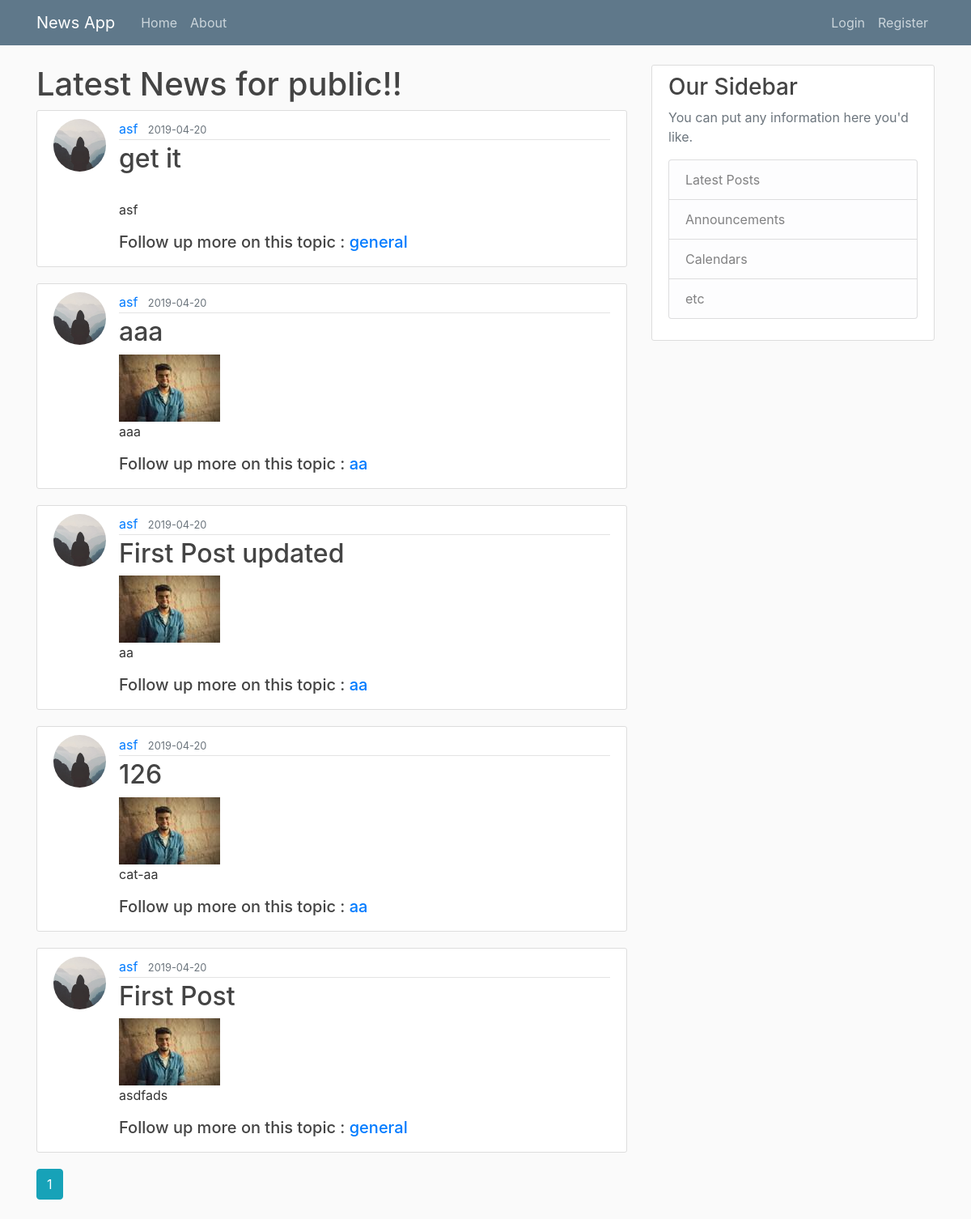
The page /home on the database its author committed.
### flaskblog/models.py (models this page shows, shortened)
class Post(db.Model):
    id = db.Column(db.Integer, primary_key=True)
    title = db.Column(db.String(100), nullable=False)
    date_posted = db.Column(db.DateTime, nullable=False,
                            default=datetime.utcnow)
    content = db.Column(db.Text, nullable=False)
    user_id = db.Column(db.Integer, db.ForeignKey('user.id'), nullable=False)
    image_file = db.Column(db.String(20), nullable=False,
                           default='default1.jpg')
    category = db.Column(db.String(20), nullable=False)

class User(db.Model, UserMixin):
    id = db.Column(db.Integer, primary_key=True)
    username = db.Column(db.String(20), unique=True, nullable=False)
    email = db.Column(db.String(120), unique=True, nullable=False)
    image_file = db.Column(db.String(20), nullable=False,
                           default='default.jpg')
    password = db.Column(db.String(60), nullable=False)
    posts = db.relationship('Post', backref='author', lazy=True)

### flaskblog/main/routes.py (the view)
@main.route("/")
@main.route("/home")
def home():
    page = request.args.get('page', 1, type=int)
    posts = Post.query.order_by(
        Post.date_posted.desc()).paginate(page=page, per_page=5)
    return render_template('home.html', posts=posts)

### flaskblog/templates/home.html
{% extends "layout.html" %} {% block content %}
<h1>Latest News for public!!</h1>
{% for post in posts.items %}
<article class="media content-section">
  <img
    src="{{ url_for('static',filename='profile_pics/' + post.author.image_file) }}"
    alt=""
    class="rounded-circle article-img"
  />
  <div class="media-body">
    <div class="article-metadata">
      <a class="mr-2" href="{{ url_for('users.user_posts', username=post.author.username) }}">{{ post.author.username }}</a>
      <small class="text-muted">{{
        post.date_posted.strftime("%Y-%m-%d")
      }}</small>
    </div>
    <h2>
      <a class="article-title" href="{{ url_for('posts.post',post_id=post.id) }}">{{
        post.title
      }}</a>
    </h2>
    <img src="{{ url_for('static',filename='profile_pics/' + post.image_file) }}" alt="" class="responsive" />
    <p class="article-content">{{ post.content }}</p>
    <h5>Follow up more on this topic  : <a class="" href="{{ url_for('posts.cat_post', category=post.category) }}">{{ post.category }}</a></h5>
  </div>
</article>
{% endfor %}
{% for page_num in posts.iter_pages(left_edge=1, right_edge=1, left_current=1, right_current=2) %}
  {% if page_num %}
    {% if posts.page == page_num %}
      <a class='btn btn-info mb-4' href="{{ url_for('main.home',page=page_num)}}">{{ page_num }}</a>
    {% else %}
      <a class='btn btn-outline-info mb-4' href="{{ url_for('main.home',page=page_num)}}">{{ page_num }}</a>
    {% endif %}
  {% else %}
  ...
  {% endif %}
{% endfor %}
{% endblock content %}

### flaskblog/templates/layout.html (shortened to what this page needs)
<!DOCTYPE html>
<html>
  <head>
    <link
      rel="stylesheet"
      href="https://stackpath.bootstrapcdn.com/bootstrap/4.3.1/css/bootstrap.min.css"
    />
    <link rel="stylesheet" type="text/css" href="{{ url_for('static',filename='main.css') }}">
  </head>
  <body>
    <header class="site-header">
      <nav class="navbar navbar-expand-md navbar-dark bg-steel fixed-top">
        <div class="container">
          <a class="navbar-brand mr-4" href="/">News App</a>
          <div class="collapse navbar-collapse" id="navbarToggle">
            <div class="navbar-nav mr-auto">
              <a class="nav-item nav-link" href="{{ url_for('main.home')}}">Home</a>
              <a class="nav-item nav-link" href="{{ url_for('main.about') }}">About</a>
            </div>
            <div class="navbar-nav">
              {% if current_user.is_authenticated %}
              <a class="nav-item nav-link" href="{{ url_for('posts.new_post') }}">New Post</a>
              <a class="nav-item nav-link" href="{{ url_for('users.account') }}">Account</a>
              <a class="nav-item nav-link" href="{{ url_for('users.register') }}">Register</a>
              <a class="nav-item nav-link" href="{{ url_for('users.logout') }}">Logout</a>
              {% else %}
                <a class="nav-item nav-link" href="{{ url_for('users.login') }}">Login</a>
                <a class="nav-item nav-link" href="{{ url_for('users.register') }}">Register</a>
              {% endif %}
            </div>
          </div>
        </div>
      </nav>
    </header>
    <main role="main" class="container">
      <div class="row">
        <div class="col-md-8">
          {% block content %}{% endblock %}
        </div>
        <div class="col-md-4">
          <div class="content-section">
            <h3>Our Sidebar</h3>
            <p class='text-muted'>You can put any information here you'd like.
              <ul class="list-group">
                <li class="list-group-item list-group-item-light">Latest Posts</li>
                <li class="list-group-item list-group-item-light">Announcements</li>
                <li class="list-group-item list-group-item-light">Calendars</li>
                <li class="list-group-item list-group-item-light">etc</li>
              </ul>
            </p>
          </div>
        </div>
      </div>
    </main>
  </body>
</html>

### flaskblog/static/main.css (style rules this page uses)
body { background: #fafafa; color: #333333; margin-top: 5rem; }
h1, h2, h3, h4, h5, h6 { color: #444444; }
.bg-steel { background-color: #5f788a; }
.site-header .navbar-nav .nav-link { color: #cbd5db; }
.content-section { background: #ffffff; padding: 10px 20px; border: 1px solid #dddddd; border-radius: 3px; margin-bottom: 20px; }
.article-title { color: #444444; }
.article-content { white-space: pre-line; }
.article-img { height: 65px; width: 65px; margin-right: 16px; }
.article-metadata { padding-bottom: 1px; margin-bottom: 4px; border-bottom: 1px solid #e3e3e3 }

### rows shown on the page
Post: image_file (placeholder picture), author.username "asf", date_posted "2019-04-20", title "get it", content "asf", category "general"
Post: image_file (placeholder picture), author.username "asf", date_posted "2019-04-20", title "aaa", content "aaa", category "aa"
Post: image_file (placeholder picture), author.username "asf", date_posted "2019-04-20", title "First Post updated", content "aa", category "aa"
Post: image_file (placeholder picture), author.username "asf", date_posted "2019-04-20", title "126", content "cat-aa", category "aa"
Post: image_file (placeholder picture), author.username "asf", date_posted "2019-04-20", title "First Post", content "asdfads", category "general"

### other values the page prints
{{ page_num }} "1"
